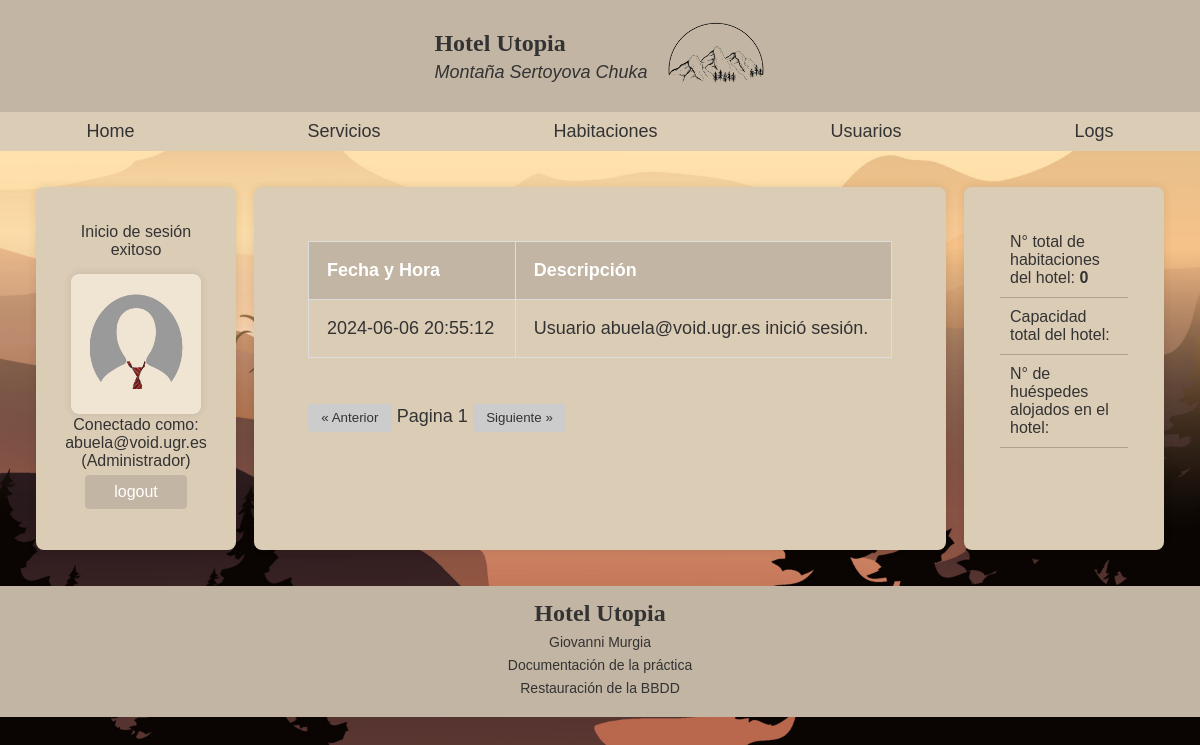
The app's page /index.php?page=logs (signed in) with its own data.
### tables this page shows
CREATE TABLE `logs` (
  `id` int NOT NULL AUTO_INCREMENT,
  `fecha` timestamp NULL DEFAULT CURRENT_TIMESTAMP,
  `descripcion` text,
  PRIMARY KEY (`id`)
);

### scripts/utils.php (called while the page is built, shortened)
<?php
function get_logs($limit, $offset) {
    $db = connectDatabase();
    $stmt = $db->prepare("SELECT fecha, descripcion FROM logs ORDER BY fecha DESC LIMIT ? OFFSET ?");
    $stmt->bind_param("ii", $limit, $offset);
    $stmt->execute();
    $result = $stmt->get_result();
    $logs = $result->fetch_all(MYSQLI_ASSOC);
    return $logs;
}
?>

### pages/logs.php (the view, shortened to what this page needs)
<?php
$logs_per_page = 10;
$current_page = isset($_SESSION['log_page']) ? $_SESSION['log_page'] : 1;
$offset = ($current_page - 1) * $logs_per_page;
$logs = get_logs($logs_per_page, $offset);
?>
<div class="pagination-container">
    <table>
        <thead>
            <tr>
                <th>Fecha y Hora</th>
                <th>Descripción</th>
            </tr>
        </thead>
        <tbody>
            <?php foreach ($logs as $log): ?>
                <tr>
                    <td><?php echo $log['fecha']; ?></td>
                    <td><?php echo $log['descripcion']; ?></td>
                </tr>
            <?php endforeach; ?>
        </tbody>
    </table>
    <div class="pagination-controls">
        <form method="post" action="index.php?page=logs">
            <button type="submit" name="prev" <?php if ($current_page <= 1) echo 'disabled'; ?>>&laquo; Anterior</button>
            <span>Pagina <?php echo $current_page; ?> </span>
            <button type="submit" name="next" <?php if (count($logs) < $logs_per_page) echo 'disabled'; ?>>Siguiente &raquo;</button>
        </form>
    </div>
</div>

### style/styleLogs.css (style rules this page uses)
* { margin: 0; padding: 0; box-sizing: border-box; }
body { height: 100vh; background: rgb(240, 228, 211) url('../img_src/background2.jpeg') no-repeat center center fixed; background-size: cover; font-family: 'Arial', sans-serif; text-align: center; color: #333; font-size: 18px; display: flex; flex-direction: column; margin: 0; }
table { width: 100%; border-collapse: collapse; margin-bottom: 2em; }
table th, table td { padding: 1em; border: 1px solid #ddd; text-align: left; }
table thead { background-color: rgb(194, 181, 163); color: white; }
.pagination-controls { display: flex; justify-content: space-between; margin-top: 1em; }
.pagination-controls button { text-decoration: none; color: #333; background-color: rgb(194, 181, 163); padding: 0.5em 1em; border-radius: 4px; border: none; cursor: pointer; transition: background-color 0.3s ease; }
.pagination-controls button:disabled { background-color: #ccc; cursor: not-allowed; }
.pagination-controls span { line-height: 2.5; }

### records on screen
logs: fecha "2024-06-06 20:55:12", descripcion "Usuario abuela@void.ugr.es inició sesión."

### other values on screen
$_SESSION['success_side'] "Inicio de sesión exitoso"
$_SESSION['email'] "abuela@void.ugr.es"
$_SESSION['role'] "Administrador"
$current_page "1"
$hotel_stats['total_habitaciones'] "0"
